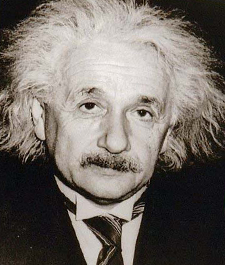
#> input picture HW1_Q1/einstein.bmp, 225 x 265 px
$ python hybridImages.py   (older library calls are emulated)
#> lines starting #> are read from the running program, lines starting #| are printed output that depends on the picture
import numpy
from numpy.fft import fft2, ifft2, fftshift, ifftshift
from scipy import misc, ndimage
import math

def gaussianFilter(image, sigma, high=True):
    rows, columns = image.shape
    # print(rows, columns)
    centerX = int(rows / 2)
    centerY = int(columns / 2)

    arr = []

    for i in range(rows):
        row = []
        for j in range(columns):
            val = math.exp(-1 * ((i - centerX)**2 + (j - centerY)**2) / (2 * (sigma**2)))
            row.append(1 - val) if high else row.append(val)

        arr.append(row)
    # print(numpy.array(arr).shape)

    return numpy.array(arr)

def DFT(image, filter):
    dft = fftshift(fft2(image))

    filtered = dft * filter
    return ifft2(ifftshift(filtered))

def highPassFilter(highFreqImg, alpha):
    return DFT(highFreqImg, gaussianFilter(highFreqImg, alpha, high=True))

def lowPassFilter(lowFreqImg, beta):
    return DFT(lowFreqImg, gaussianFilter(lowFreqImg, beta, high=False))

def hybridImage(highFreqImg, lowFreqImg, alpha, beta):
    highPassImg = highPassFilter(highFreqImg, alpha)
    lowPassImg = lowPassFilter(lowFreqImg, beta)

    return highPassImg + lowPassImg

if __name__ == "__main__":
    einstein = ndimage.imread("HW1_Q1/einstein.bmp", flatten=True)
#> einstein: shape (265, 225) float32; min 0.598, max 247.2, mean 110.1
    marilyn = ndimage.imread("HW1_Q1/marilyn.bmp", flatten=True)
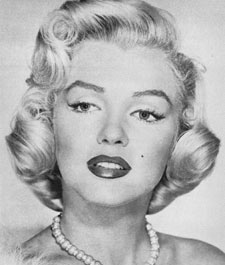
#> input picture HW1_Q1/marilyn.bmp, 225 x 265 px
#> marilyn: shape (265, 225) float32; min 13, max 244, mean 177.2

    hybrid_img = hybridImage(einstein, marilyn, 25, 10)
    misc.imsave("einstein-marilyn.png", numpy.real(hybrid_img))
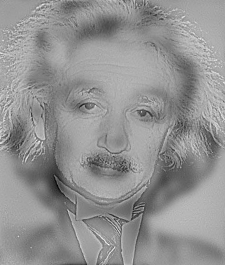
#> saved as einstein-marilyn.png: PIL image 225x265 L; min 0, max 255, mean 146
